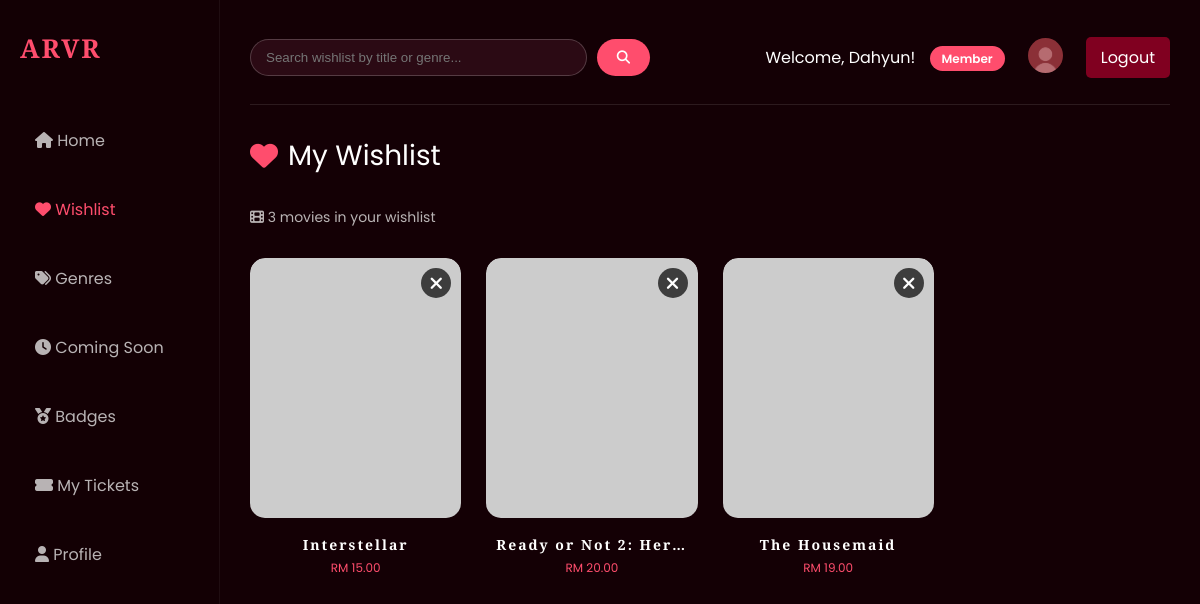
Page /wishlist.php (signed in) on the committed database.
### tables this page shows
CREATE TABLE `movies` (
  `movie_id` int(11) NOT NULL,
  `title` varchar(255) NOT NULL,
  `description` text DEFAULT NULL,
  `genre` varchar(100) DEFAULT NULL,
  `duration` int(11) DEFAULT NULL,
  `rating` varchar(10) DEFAULT NULL,
  `release_date` date DEFAULT NULL,
  `poster` varchar(255) DEFAULT NULL,
  `status` varchar(20) DEFAULT NULL,
  `price` decimal(6,2) DEFAULT NULL,
  `published_at` datetime DEFAULT NULL,
  `coming_soon_date` datetime DEFAULT NULL,
  `updated_by` int(11) DEFAULT NULL
);

### wishlist.php (the view, shortened to what this page needs)
<?php
include 'db.php';
$user_id = $_SESSION['user_id'];
$username = $_SESSION['username'];
$role = $_SESSION['role'];
$sql = "SELECT m.*
        FROM wishlist w
        JOIN movies m ON w.movie_id = m.movie_id
        WHERE w.user_id = ?";
$stmt = $conn->prepare($sql);
$stmt->bind_param("i", $user_id);
$stmt->execute();
$result = $stmt->get_result();
$search_query = isset($_GET['search']) ? trim($_GET['search']) : '';
?>
<!DOCTYPE html>
<html lang="en">
<head>
    <link rel="stylesheet" href="https://cdnjs.cloudflare.com/ajax/libs/font-awesome/6.4.0/css/all.min.css">
    <link rel="stylesheet" href="base.css">
    <link rel="stylesheet" href="sidebar.css">
    <link rel="stylesheet" href="homepage.css">
</head>
<body>
<div class="dashboard">
    <div class="sidebar">
        <h2 class="logo-text">ARVR</h2>
        <ul class="menu">
            <li class="<?php echo basename($_SERVER['PHP_SELF']) == 'homepage.php' ? 'active' : ''; ?>">
                <a href="homepage.php"><i class="fas fa-home"></i> Home</a>
            </li>
            <li class="<?php echo basename($_SERVER['PHP_SELF']) == 'wishlist.php' ? 'active' : ''; ?>">
                <a href="wishlist.php"><i class="fas fa-heart"></i> Wishlist</a>
            </li>
            <li class="<?php echo basename($_SERVER['PHP_SELF']) == 'genres.php' ? 'active' : ''; ?>">
                <a href="genres.php"><i class="fas fa-tags"></i> Genres</a>
            </li>
            <li class="<?php echo basename($_SERVER['PHP_SELF']) == 'coming-soon.php' ? 'active' : ''; ?>">
                <a href="coming-soon.php"><i class="fas fa-clock"></i> Coming Soon</a>
            </li>
            <li class="<?php echo basename($_SERVER['PHP_SELF']) == 'badges.php' ? 'active' : ''; ?>">
                <a href="badges.php"><i class="fas fa-medal"></i> Badges</a>
            </li>
            <li class="<?php echo basename($_SERVER['PHP_SELF']) == 'ticket.php' ? 'active' : ''; ?>">
                <a href="ticket.php"><i class="fas fa-ticket-alt"></i> My Tickets</a>
            </li>
            <li class="<?php echo basename($_SERVER['PHP_SELF']) == 'profile.php' ? 'active' : ''; ?>">
                <a href="profile.php"><i class="fas fa-user"></i> Profile</a>
            </li>
        </ul>
    </div>
    <div class="main">
        <div class="topbar">
            <form class="search-container" action="wishlist.php" method="GET" style="display: flex; gap: 10px; flex: 1; max-width: 400px;">
                <input type="text" name="search" placeholder="Search wishlist by title or genre..." value="<?php echo htmlspecialchars($search_query); ?>">
                <button type="submit"><i class="fas fa-search"></i></button>
            </form>
            <div class="user-welcome">
                <span style="color: #ffffff;">
                    Welcome, <?php echo htmlspecialchars($username); ?>!
                    <?php if ($role == 'staff'): ?>
                        <span class="role-badge">Staff Member</span>
                    <?php elseif ($role == 'admin'): ?>
                        <span class="role-badge" style="background: #ffd700; color: #333;">Administrator</span>
                    <?php else: ?>
                        <span class="role-badge">Member</span>
                    <?php endif; ?>
                </span>
                <button class="profile-btn" onclick="location.href='profile.php'">
                    <img src="profileIcon.jpg" alt="Profile">
                </button>
                <a href="logout.php" class="logout-btn">Logout</a>
            </div>
        </div>
        <div class="wishlist-title">
            <i class="fas fa-heart"></i> My Wishlist
        </div>
        <?php if ($result && $result->num_rows > 0): ?>
            <div class="wishlist-stats">
                <i class="fas fa-film"></i> <?php echo $result->num_rows; ?> movie<?php echo $result->num_rows > 1 ? 's' : ''; ?> in your wishlist
            </div>
            <div class="wishlist-grid">
                <?php while ($movie = $result->fetch_assoc()): ?>
                    <div class="wishlist-card" data-movie-id="<?php echo $movie['movie_id']; ?>">
                        <button class="remove-btn" onclick="confirmRemove(<?php echo $movie['movie_id']; ?>, '<?php echo addslashes($movie['title']); ?>')">
                            <i class="fas fa-times"></i>
                        </button>
                        <img src="<?php echo htmlspecialchars($movie['poster']); ?>"
                             alt="<?php echo htmlspecialchars($movie['title']); ?>"
                             onclick="location.href='movie-details.php?id=<?php echo $movie['movie_id']; ?>'"
                             onerror="this.src='https://via.placeholder.com/180x260?text=No+Poster'">
                        <div class="wishlist-card-info" onclick="location.href='movie-details.php?id=<?php echo $movie['movie_id']; ?>'">
                            <h3><?php echo htmlspecialchars($movie['title']); ?></h3>
                            <p>RM <?php echo number_format($movie['price'], 2); ?></p>
                        </div>
                    </div>
                <?php endwhile; ?>
            </div>
        <?php endif; ?>
    </div>
</div>
</body>
</html>

### base.css (style rules this page uses)
* { margin: 0; padding: 0; box-sizing: border-box; }
body { font-family: 'Poppins', sans-serif; background: #140005; color: white; overflow-x: hidden; }
h1, h2, h3, .logo-text { font-family: 'Playfair Display', serif; letter-spacing: 2px; }

### sidebar.css (style rules this page uses)
.sidebar { width: 220px; background: rgba(20, 0, 5, 0.95); padding: 30px 20px; border-right: 1px solid rgba(255,255,255,0.05); position: fixed; left: 0; top: 0; height: 100vh; overflow-y: auto; z-index: 100; }
.logo-text { color: #ff4d6d; margin-bottom: 40px; font-size: 26px; font-family: 'Playfair Display', serif; }
.menu { list-style: none; padding: 0; }
.menu li { padding: 12px 0; opacity: 0.7; cursor: pointer; transition: 0.3s; }
.menu li:hover, .menu .active { color: #ff4d6d; opacity: 1; }
.menu a { text-decoration: none; color: inherit; display: block; padding: 10px 15px; }

### homepage.css (style rules this page uses)
* { margin: 0; padding: 0; box-sizing: border-box; }
body { font-family: 'Poppins', sans-serif; background: #140005; color: white; }
h1, h2 { font-family: 'Playfair Display', serif; letter-spacing: 2px; }
.main { margin-left: 220px; padding: 30px; min-height: 100vh; overflow-y: auto; }
.topbar { display: flex; justify-content: space-between; align-items: center; margin-bottom: 20px; }
.topbar input { width: 300px; padding: 10px 15px; border-radius: 20px; border: none; background: #2b0a14; color: white; }
.profile-btn { background: none; border: none; cursor: pointer; padding: 8px; border-radius: 50%; transition: 0.3s; }
.profile-btn img { width: 24px; height: 24px; }
.user-welcome { display: flex; align-items: center; gap: 15px; }
.logout-btn { color: white; text-decoration: none; padding: 8px 15px; background: #800020; border-radius: 5px; transition: 0.3s; }

### wishlist.php (style rules this page uses)
.wishlist-title { margin: 20px 0; font-size: 28px; display: flex; align-items: center; gap: 10px; }
.wishlist-title i { color: #ff4d6d; }
.wishlist-stats { margin-bottom: 20px; padding: 10px 0; color: rgba(255,255,255,0.7); font-size: 14px; }
.wishlist-grid { display: grid; grid-template-columns: repeat(auto-fill, minmax(180px, 1fr)); gap: 25px; margin-top: 20px; }
.wishlist-card { position: relative; border-radius: 15px; overflow: hidden; cursor: pointer; transition: transform 0.3s ease; }
.wishlist-card img { width: 100%; height: 260px; object-fit: cover; border-radius: 15px; }
.wishlist-card-info { padding: 10px; text-align: center; }
.wishlist-card-info h3 { font-size: 14px; margin-bottom: 5px; white-space: nowrap; overflow: hidden; text-overflow: ellipsis; }
.wishlist-card-info p { font-size: 12px; color: #ff4d6d; }
.remove-btn { position: absolute; top: 10px; right: 10px; background: rgba(0,0,0,0.7); border: none; color: white; border-radius: 50%; width: 30px; height: 30px; cursor: pointer; font-size: 18px; display: flex; align-items: center; justify-content: center; transition: 0.3s; z-index: 10; }
.search-container { display: flex; gap: 10px; }
.search-container input { flex: 1; padding: 10px 15px; border-radius: 20px; border: 1px solid rgba(255,255,255,0.2); background: #2b0a14; color: white; }
.search-container button { padding: 10px 20px; border-radius: 20px; border: none; background: #ff4d6d; color: white; cursor: pointer; transition: 0.3s; }
.role-badge { background: #ff4d6d; padding: 4px 12px; border-radius: 20px; font-size: 12px; font-weight: 600; margin-left: 10px; }
.profile-btn { background: none; border: none; cursor: pointer; }
.profile-btn img { width: 35px; height: 35px; border-radius: 50%; object-fit: cover; }
.logout-btn { color: white; text-decoration: none; padding: 8px 15px; background: #800020; border-radius: 5px; transition: 0.3s; }
.topbar { display: flex; justify-content: space-between; align-items: center; margin-bottom: 30px; padding-bottom: 20px; border-bottom: 1px solid rgba(255,255,255,0.1); }
.user-welcome { display: flex; align-items: center; gap: 15px; }

### rows in the picture
movies: title "Interstellar", price "15.00"
movies: title "Ready or Not 2: Her…", price "20.00"
movies: title "The Housemaid", price "19.00"

### other values in the picture
$username "Dahyun"
$result->num_rows "3"
